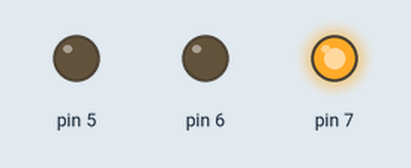
Recording of a sketch running on a simulated Arduino Uno, built with avr-gcc and run on an emulated ATmega328P. Parts: output pins drawn as LEDs (lit = HIGH).

Above: at 5.0 s.
At 22.5 s:
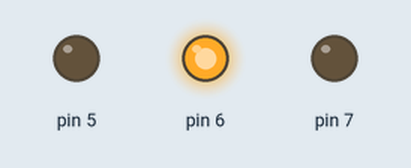
At 35.0 s:
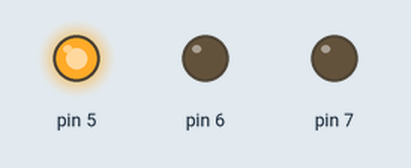
At 45.0 s:
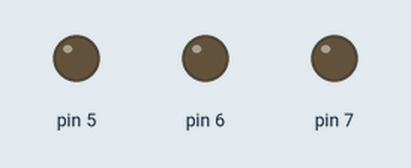
Timing chart, 0 to 65.0 s (numbered marks = the images above):
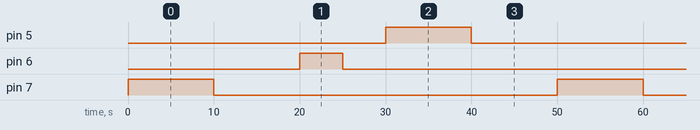

The sketch:

semaforo.ino
```cpp
void setup()
{
  	//Configura o pino 7 como saída de corrente
	pinMode(7, OUTPUT);
  	pinMode(6, OUTPUT);
  	pinMode(5, OUTPUT);
}

void loop()
{
	digitalWrite(7, HIGH);
  	delay(10000);//1000ms == 1s
  	digitalWrite(7, LOW);
  	delay(10000);

  	digitalWrite(6, HIGH);
  	delay(5000);
  	digitalWrite(6, LOW);
  	delay(5000);

  	digitalWrite(5, HIGH);
  	delay(10000);
  	digitalWrite(5, LOW);
  	delay(10000);
}

//SIMULE UM SEMÁFORO COM 3 LEDS
```

Measured:
- by itself, pin 5, pin 7: alternates HIGH for 10.0 s and LOW for 40.0 s
- by itself, pin 6: alternates HIGH for 5.0 s and LOW for 45.0 s
- by itself, everything shown: repeats every 50.0 s, in 6 steps
